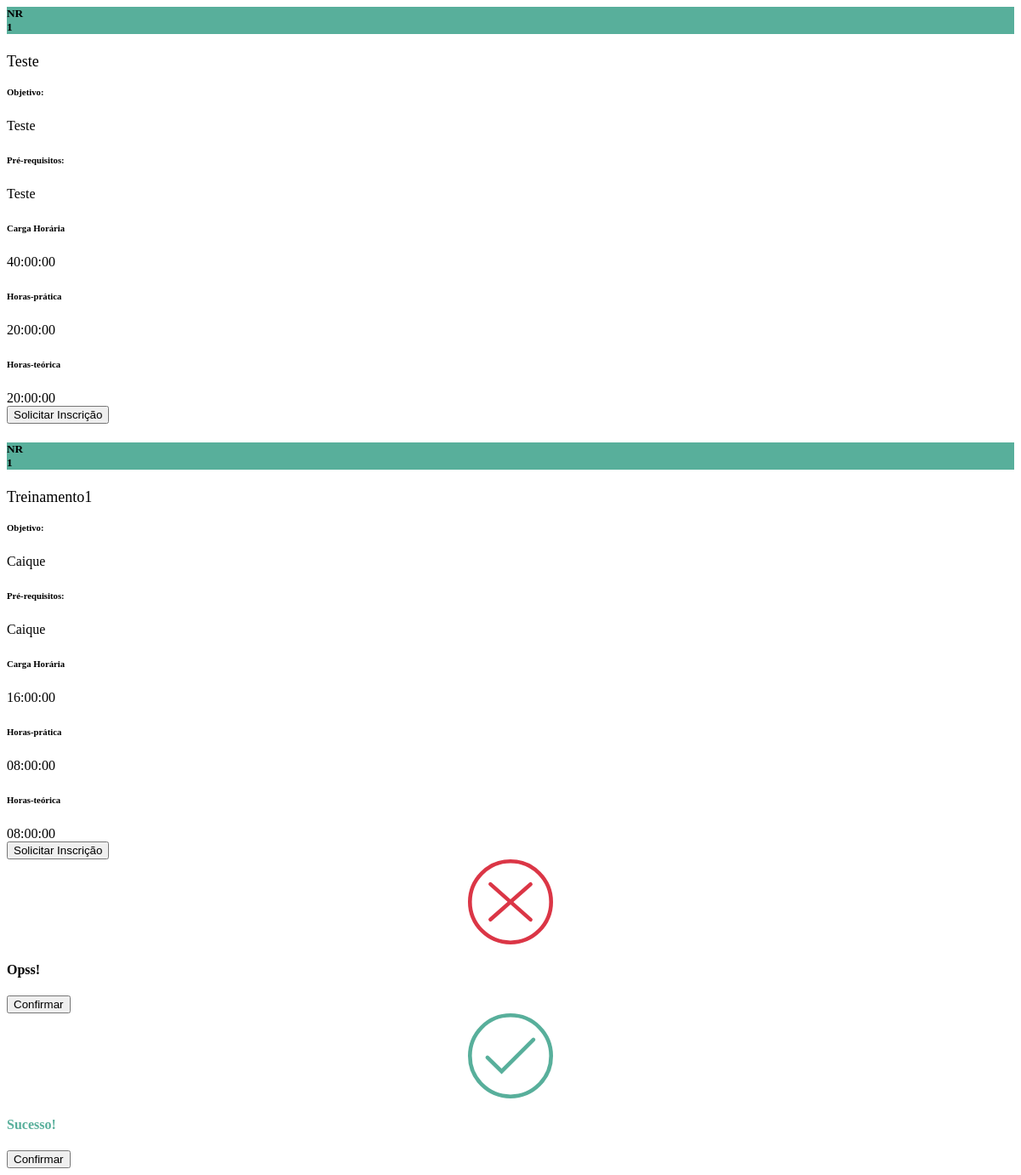
/pages/training/listTraining.php, run on the app's committed database.
### tables this page shows
CREATE TABLE `treinamento` (
  `id` int(11) UNSIGNED NOT NULL,
  `colaborador_id` int(11) UNSIGNED NOT NULL,
  `nomenclatura` varchar(255) NOT NULL,
  `objetivo` varchar(500) NOT NULL,
  `carga_horaria` int(11) NOT NULL,
  `horas_pratica` int(11) NOT NULL,
  `horas_teorica` int(11) NOT NULL,
  `ementa` varchar(500) DEFAULT NULL,
  `pre_requisitos` varchar(255) NOT NULL,
  `normas_referencia` varchar(255) NOT NULL,
  `material` varchar(255) NOT NULL,
  `reciclagem` varchar(20) NOT NULL,
  `nr` char(3) NOT NULL
);

### api/private/connect.php (called while the page is built)
<?php
class Database
{
    public function connection()
    {
        $host = "127.0.0.1";
        $username = "root";
        $password = "";
        $dbname = "banco";
        try {
            $connection = new PDO('mysql:host=' . $host . ';dbname=' . $dbname, $username, $password, array(
                PDO::MYSQL_ATTR_INIT_COMMAND => "SET NAMES utf8",
            ));
            $connection->setAttribute(PDO::ATTR_ERRMODE, PDO::ERRMODE_EXCEPTION);
            return $connection;
        } catch (PDOException $e) {
            throw $e;
        }
    }
}

### pages/training/controller/list.php (called while the page is built, shortened)
<?php
require('../../api/private/connect.php');
include('../../api/private/cript.php');
$connection = new Database();
$sql = ("SELECT * FROM `treinamento` WHERE 1=1");
$treinamentos = $connection->connection()->query($sql)->fetchAll(PDO::FETCH_ASSOC);
?>

### api/private/cript.php (called while the page is built, shortened)
<?php
$encryptionKey = "senhaCriptografia";
$signatureKey = "senhaAssinatura";
function encrypt_id($id, $encryptionKey, $signatureKey) {
    $iv = openssl_random_pseudo_bytes(openssl_cipher_iv_length('AES-256-CBC'));
    $encryptedId = openssl_encrypt($id, 'AES-256-CBC', $encryptionKey, 0, $iv);
    $signature = hash_hmac('sha256', $encryptedId, $signatureKey);
    $token = base64_encode($iv . $encryptedId . $signature);
    return $token;
}

### pages/training/listTraining.php (the view, shortened to what this page needs)
<?php require('./controller/list.php');
?>
<?php foreach ($treinamentos as $i => $treinamento) {
  $tokenTraining = encrypt_id($treinamento['id'], $encryptionKey, $signatureKey);
  $colapsoId = 'colapso_' . $i;
?>
  <div class="card d-flex flex-row mt-3 rounded-1" style='margin-bottom: -6px;'>
    <div class=" card-header text-center text-white rounded-0 rounded-start-1" style="background-color: #58af9b;">
      <h5 class="mt-3">NR <br><?php echo $treinamento['nr']; ?></h5>
    </div>
    <div class="card-body">
      <div class="d-flex flex-row justify-content-between">
        <p class="card-text nomenclaura" style="font-size: 18px; "><?php echo $treinamento['nomenclatura']; ?></p>
      </div>
    </div>
  </div>
  <div class="collapse" id="<?php echo $colapsoId; ?>">
    <div class="card d-flex flex-row border-top-0 ">
      <div class="card-body">
        <h6 class="mt-2">Objetivo:</h6><span id="objetivo"><?php echo $treinamento['objetivo']; ?></span>
        <h6 class="mt-2">Pré-requisitos:</h6><span id="preRequisitos"><?php echo $treinamento['pre_requisitos']; ?></span>
        <h6 class="mt-2">Carga Horária</h6><span id="cargaHoraria"><?php echo sprintf('%02d:00:00', $treinamento['carga_horaria']); ?></span>
        <h6 class="mt-2">Horas-prática</h6><span id="horasPratica"> <?php echo sprintf('%02d:00:00', $treinamento['horas_pratica']); ?></span>
        <h6 class="mt-2">Horas-teórica</h6><span id="horas-teorica"><?php echo sprintf('%02d:00:00', $treinamento['horas_teorica']); ?></span>
        <div class="col-md-12 d-flex justify-content-end">
          <button type="button" class="btn btn-login modalInscricaoBtn" data-nomenclatura="<?php echo htmlspecialchars($treinamento['nomenclatura']); ?>" data-token="<?php echo $tokenTraining; ?> ">
            Solicitar Inscrição</button>
        </div>
      </div>
    </div>
  </div>
<?php }
include('../errorAndSuccessModal.php');
?>

### data on the page
treinamento: nr "1", nomenclatura "Teste", objetivo "Teste", pre_requisitos "Teste", carga_horaria "40", horas_pratica "20", horas_teorica "20"
treinamento: nr "1", nomenclatura "Treinamento1", objetivo "Caique", pre_requisitos "Caique", carga_horaria "16", horas_pratica "08", horas_teorica "08"
